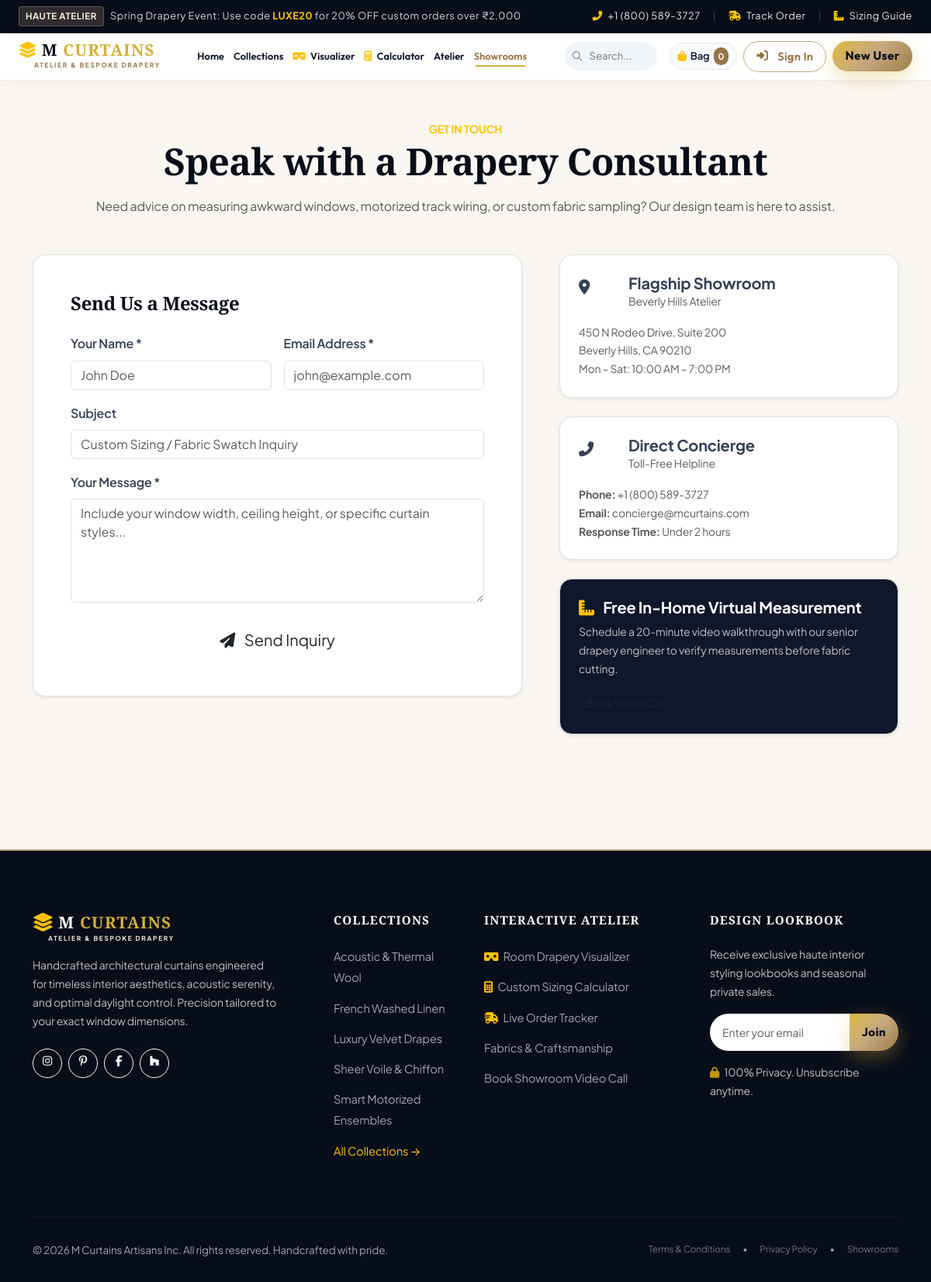
Page /contact/ on the committed database.
### apps/user_app/models.py (models this page shows, shortened)
class Category(models.Model):
    name = models.CharField(max_length=100, unique=True)
    slug = models.SlugField(max_length=120, unique=True, blank=True)
    description = models.TextField(blank=True)
    image = models.FileField(upload_to='categories/', blank=True, null=True)
    image_url = models.URLField(max_length=500, blank=True, help_text="Direct URL fallback for category banner")
    is_featured = models.BooleanField(default=False)
    created_at = models.DateTimeField(auto_now_add=True)
    class Meta:
        verbose_name_plural = 'Categories'
        ordering = ['name']

### apps/user_app/views.py (the view)
# urls.py: path('contact/', views.contact_view, name='contact'),
def contact_view(request):
    if request.method == 'POST':
        messages.success(request, "Thank you for contacting M Curtains Artisans. Our design concierge will contact you within 24 hours.")
        return redirect('user_app:contact')
    return render(request, 'core/contact.html')

### templates/core/contact.html (shortened to what this page needs)
{% extends 'base.html' %}
{% load static %}
{% block content %}
<div class="container py-5">
  <div class="text-center max-w-700 mx-auto mb-5">
    <span class="text-uppercase fw-bold small text-warning letter-spacing-1">Get in Touch</span>
    <h1 class="display-5 fw-bold font-serif mb-3">Speak with a Drapery Consultant</h1>
    <p class="text-muted">
      Need advice on measuring awkward windows, motorized track wiring, or custom fabric sampling? Our design team is here to assist.
    </p>
  </div>
  <div class="row g-5">
    <div class="col-lg-7">
      <div class="bg-white p-4 p-md-5 rounded-4 border shadow-sm">
        <h4 class="fw-bold font-serif mb-4">Send Us a Message</h4>
        <form method="POST">
          <div class="row g-3">
            <div class="col-md-6">
              <label class="form-label fw-semibold">Your Name *</label>
              <input type="text" name="name" class="form-control" placeholder="John Doe" required>
            </div>
            <div class="col-md-6">
              <label class="form-label fw-semibold">Email Address *</label>
              <input type="email" name="email" class="form-control" placeholder="john@example.com" required>
            </div>
            <div class="col-12">
              <label class="form-label fw-semibold">Subject</label>
              <input type="text" name="subject" class="form-control" placeholder="Custom Sizing / Fabric Swatch Inquiry">
            </div>
            <div class="col-12">
              <label class="form-label fw-semibold">Your Message *</label>
              <textarea name="message" class="form-control" rows="5" placeholder="Include your window width, ceiling height, or specific curtain styles..." required></textarea>
            </div>
            <div class="col-12">
              <button type="submit" class="btn btn-gold btn-lg w-100 mt-2">
                <i class="fas fa-paper-plane me-2"></i> Send Inquiry
              </button>
            </div>
          </div>
        </form>
      </div>
    </div>
    <div class="col-lg-5">
      <div class="d-flex flex-column gap-4">
        <div class="p-4 bg-white rounded-4 border shadow-sm">
          <div class="d-flex align-items-center gap-3 mb-3">
            <div class="feature-icon-circle mb-0" style="width: 48px; height: 48px; font-size: 1.2rem;">
              <i class="fas fa-map-marker-alt"></i>
            </div>
            <div>
              <h5 class="fw-bold mb-0">Flagship Showroom</h5>
              <div class="small text-muted">Beverly Hills Atelier</div>
            </div>
          </div>
          <p class="small text-muted mb-0">
            450 N Rodeo Drive, Suite 200<br>
            Beverly Hills, CA 90210<br>
            Mon – Sat: 10:00 AM – 7:00 PM
          </p>
        </div>
        <div class="p-4 bg-white rounded-4 border shadow-sm">
          <div class="d-flex align-items-center gap-3 mb-3">
            <div class="feature-icon-circle mb-0" style="width: 48px; height: 48px; font-size: 1.2rem;">
              <i class="fas fa-phone-alt"></i>
            </div>
            <div>
              <h5 class="fw-bold mb-0">Direct Concierge</h5>
              <div class="small text-muted">Toll-Free Helpline</div>
            </div>
          </div>
          <p class="small text-muted mb-0">
            <strong>Phone:</strong> +1 (800) 589-3727<br>
            <strong>Email:</strong> concierge@mcurtains.com<br>
            <strong>Response Time:</strong> Under 2 hours
          </p>
        </div>
        <div class="p-4 bg-navy text-white rounded-4 border shadow-sm" style="background: #0f172a;">
          <h5 class="fw-bold text-white mb-2"><i class="fas fa-ruler-combined text-warning me-2"></i> Free In-Home Virtual Measurement</h5>
          <p class="small text-light opacity-75 mb-3">
            Schedule a 20-minute video walkthrough with our senior drapery engineer to verify measurements before fabric cutting.
          </p>
          <a href="mailto:concierge@mcurtains.com" class="btn btn-gold btn-sm">Book Video Call</a>
        </div>
      </div>
    </div>
  </div>
</div>
{% endblock %}

### templates/base.html (shortened to what this page needs)
{% load static %}
<!DOCTYPE html>
<html lang="en">
<head>
  <link rel="stylesheet" href="https://cdnjs.cloudflare.com/ajax/libs/font-awesome/6.5.1/css/all.min.css">
  <link href="https://cdn.jsdelivr.net/npm/bootstrap@5.3.3/dist/css/bootstrap.min.css" rel="stylesheet">
  <link rel="stylesheet" href="{% static 'css/main.css' %}">
</head>
<body>
  <div class="top-bar">
    <div class="container-fluid px-3 px-xxl-5 px-xl-4 d-flex justify-content-between align-items-center">
      <div class="d-flex align-items-center gap-2">
        <span class="top-bar-badge d-none d-md-inline-block">HAUTE ATELIER</span>
        <span>
          Spring Drapery Event: Use code <strong class="text-warning">LUXE20</strong> for 20% OFF custom orders over ₹2,000
        </span>
      </div>
      <div class="d-flex align-items-center gap-3">
        <a href="tel:+18005893727" class="d-none d-lg-inline-block"><i class="fas fa-phone-alt me-1 text-warning"></i> +1 (800) 589-3727</a>
        <span class="opacity-25 d-none d-lg-inline-block">|</span>
        <a href="{% url 'orders:track_order' %}"><i class="fas fa-shipping-fast me-1 text-warning"></i> Track Order</a>
        <span class="opacity-25">|</span>
        <a href="{% url 'core:measurement_guide' %}"><i class="fas fa-ruler-combined me-1 text-warning"></i> Sizing Guide</a>
      </div>
    </div>
  </div>
  <header class="sticky-top">
    <nav class="navbar navbar-expand-xl luxe-navbar">
      <div class="container-fluid px-2 px-sm-3 px-xl-4 px-xxl-5">
        <a class="brand-logo-container" href="{% url 'core:home' %}">
          <div class="brand-logo-title">
            <i class="fas fa-layer-group text-warning"></i>
            <span>M <span class="gold-accent">CURTAINS</span></span>
          </div>
          <div class="brand-logo-subtitle">Atelier & Bespoke Drapery</div>
        </a>
        <div class="collapse navbar-collapse" id="navbarMain">
          <ul class="navbar-nav mx-auto mb-2 mb-xl-0 align-items-xl-center">
            <li class="nav-item">
              <a class="nav-link nav-link-luxe {% if request.resolver_match.url_name == 'home' %}active{% endif %}" href="{% url 'core:home' %}">Home</a>
            </li>
            <li class="nav-item dropdown position-static">
              <a class="nav-link nav-link-luxe dropdown-toggle" href="#" role="button" data-bs-toggle="dropdown" aria-expanded="false">
                Collections
              </a>
            </li>
            <li class="nav-item">
              <a class="nav-link nav-link-luxe {% if request.resolver_match.url_name == 'room_visualizer' %}active{% endif %}" href="{% url 'core:room_visualizer' %}">
                <i class="fas fa-vr-cardboard text-warning me-1"></i> Visualizer
              </a>
            </li>
            <li class="nav-item">
              <a class="nav-link nav-link-luxe {% if request.resolver_match.url_name == 'measurement_guide' %}active{% endif %}" href="{% url 'core:measurement_guide' %}">
                <i class="fas fa-calculator text-warning me-1"></i> Calculator
              </a>
            </li>
            <li class="nav-item">
              <a class="nav-link nav-link-luxe {% if request.resolver_match.url_name == 'about' %}active{% endif %}" href="{% url 'core:about' %}">Atelier</a>
            </li>
            <li class="nav-item">
              <a class="nav-link nav-link-luxe {% if request.resolver_match.url_name == 'contact' %}active{% endif %}" href="{% url 'core:contact' %}">Showrooms</a>
            </li>
          </ul>
          <div class="navbar-search-wrapper me-2 d-none d-lg-block">
            <input type="text" class="navbar-search-input" id="navbarSearchInput" placeholder="Search...">
          </div>
          <div class="d-flex align-items-center gap-2 flex-shrink-0 ms-auto ms-xl-2">
            <a href="{% url 'cart:cart_detail' %}" class="nav-action-pill" title="Shopping Bag">
              <i class="fas fa-shopping-bag text-warning"></i>
              <span>Bag</span>
              <span class="nav-cart-badge" id="cartCountBadge">{{ cart_total_items|default:"0" }}</span>
            </a>
            {% if user.is_authenticated %}
              <div class="dropdown flex-shrink-0">
                <a href="#" class="nav-action-pill dropdown-toggle no-caret" data-bs-toggle="dropdown" title="Client Account: {{ user.get_full_name|default:user.username }}">
                  <i class="fas fa-user-circle text-dark"></i>
                  <span class="user-display-name">{{ user.get_full_name|default:user.first_name|default:user.username }}</span>
                </a>
                <ul class="dropdown-menu dropdown-menu-end shadow-lg border-0 rounded-4 p-2 mt-2">
                  <li class="px-3 py-2 border-bottom">
                    <div class="fw-bold text-dark">{{ user.get_full_name|default:user.first_name|default:user.username }}</div>
                    <div class="small text-muted" style="font-size: 0.75rem;">{{ user.email }}</div>
                  </li>
                  {% if user.is_staff %}
                    <li>
                      <a class="dropdown-item py-2 text-warning fw-semibold" href="{% url 'store_admin:dashboard' %}">
                        <i class="fas fa-crown me-2"></i> Admin Management Portal
                      </a>
                    </li>
                    <li><hr class="dropdown-divider"></li>
                  {% endif %}
                  <li><a class="dropdown-item py-2" href="{% url 'accounts:dashboard' %}"><i class="fas fa-tachometer-alt me-2 text-muted"></i> Client Dashboard</a></li>
                  <li><a class="dropdown-item py-2" href="{% url 'orders:order_history' %}"><i class="fas fa-box-open me-2 text-muted"></i> My Drapery Orders</a></li>
                  <li><a class="dropdown-item py-2" href="{% url 'accounts:profile' %}"><i class="fas fa-user-cog me-2 text-muted"></i> Profile Settings</a></li>
                  <li><a class="dropdown-item py-2" href="{% url 'accounts:address_list' %}"><i class="fas fa-map-marker-alt me-2 text-muted"></i> Saved Addresses</a></li>
                  <li><hr class="dropdown-divider"></li>
                  <li><a class="dropdown-item py-2 text-danger" href="{% url 'accounts:logout' %}"><i class="fas fa-sign-out-alt me-2"></i> Sign Out</a></li>
                </ul>
              </div>
            {% else %}
              <a href="{% url 'accounts:login' %}" class="btn btn-sm btn-luxe-outline-gold py-1 px-2 py-xl-2 px-xl-3 text-nowrap flex-shrink-0">
                <i class="fas fa-sign-in-alt me-1"></i> Sign In
              </a>
              <a href="{% url 'accounts:register' %}" class="btn btn-sm btn-luxe-gold py-1 px-2 py-xl-2 px-xl-3 text-nowrap flex-shrink-0">
                New User
              </a>
            {% endif %}
          </div>
        </div>
      </div>
    </nav>
  </header>
  <main>
    {% block content %}{% endblock %}
  </main>
  <footer class="luxe-footer">
    <div class="container">
      <div class="row g-5">
        <div class="col-lg-4 col-md-6">
          <a class="brand-logo-container text-white mb-3" href="{% url 'core:home' %}">
            <div class="brand-logo-title text-white">
              <i class="fas fa-layer-group text-warning fs-4"></i>
              <span>M <span class="gold-accent">CURTAINS</span></span>
            </div>
            <div class="brand-logo-subtitle" style="color: var(--gold-light);">Atelier & Bespoke Drapery</div>
          </a>
          <p class="small text-light opacity-75 pe-lg-4">
            Handcrafted architectural curtains engineered for timeless interior aesthetics, acoustic serenity, and optimal daylight control. Precision tailored to your exact window dimensions.
          </p>
          <div class="d-flex gap-2 mt-4">
            <a href="#" class="btn btn-sm btn-outline-light rounded-circle" style="width: 38px; height: 38px;"><i class="fab fa-instagram"></i></a>
            <a href="#" class="btn btn-sm btn-outline-light rounded-circle" style="width: 38px; height: 38px;"><i class="fab fa-pinterest-p"></i></a>
            <a href="#" class="btn btn-sm btn-outline-light rounded-circle" style="width: 38px; height: 38px;"><i class="fab fa-facebook-f"></i></a>
            <a href="#" class="btn btn-sm btn-outline-light rounded-circle" style="width: 38px; height: 38px;"><i class="fab fa-houzz"></i></a>
          </div>
        </div>
        <div class="col-lg-2 col-md-6 col-6">
          <h5 class="footer-title">Collections</h5>
          <ul class="footer-links">
            {% for cat in nav_categories|slice:":5" %}
              <li><a href="{% url 'products:category_detail' slug=cat.slug %}">{{ cat.name }}</a></li>
            {% endfor %}
            <li><a href="{% url 'products:product_list' %}" class="text-warning">All Collections &rarr;</a></li>
          </ul>
        </div>
        <div class="col-lg-3 col-md-6 col-6">
          <h5 class="footer-title">Interactive Atelier</h5>
          <ul class="footer-links">
            <li><a href="{% url 'core:room_visualizer' %}"><i class="fas fa-vr-cardboard text-warning me-1"></i> Room Drapery Visualizer</a></li>
            <li><a href="{% url 'core:measurement_guide' %}"><i class="fas fa-calculator text-warning me-1"></i> Custom Sizing Calculator</a></li>
            <li><a href="{% url 'orders:track_order' %}"><i class="fas fa-shipping-fast text-warning me-1"></i> Live Order Tracker</a></li>
            <li><a href="{% url 'core:about' %}">Fabrics & Craftsmanship</a></li>
            <li><a href="{% url 'core:contact' %}">Book Showroom Video Call</a></li>
          </ul>
        </div>
        <div class="col-lg-3 col-md-6">
          <h5 class="footer-title">Design Lookbook</h5>
          <p class="small text-light opacity-75">Receive exclusive haute interior styling lookbooks and seasonal private sales.</p>
          <form class="mt-3" onsubmit="event.preventDefault(); alert('Thank you for subscribing to the M Curtains lookbook!');">
            <div class="input-group">
              <input type="email" class="form-control form-control-sm border-0 rounded-start-pill ps-3" placeholder="Enter your email" required>
              <button class="btn btn-luxe-gold btn-sm rounded-end-pill px-3" type="submit">Join</button>
            </div>
          </form>
          <div class="mt-3 small text-light opacity-75">
            <i class="fas fa-lock text-warning me-1"></i> 100% Privacy. Unsubscribe anytime.
          </div>
        </div>
      </div>
      <div class="footer-bottom d-flex flex-column flex-md-row justify-content-between align-items-center gap-2">
        <div>
          &copy; 2026 M Curtains Artisans Inc. All rights reserved. Handcrafted with pride.
        </div>
        <div class="d-flex gap-3 small">
          <a href="{% url 'core:about' %}" class="text-secondary text-decoration-none">Terms & Conditions</a>
          <span>•</span>
          <a href="{% url 'core:about' %}" class="text-secondary text-decoration-none">Privacy Policy</a>
          <span>•</span>
          <a href="{% url 'core:contact' %}" class="text-secondary text-decoration-none">Showrooms</a>
        </div>
      </div>
    </div>
  </footer>
</body>
</html>

### rows in the picture
Category: name "Acoustic & Thermal Wool"
Category: name "French Washed Linen"
Category: name "Luxury Velvet Drapes"
Category: name "Sheer Voile & Chiffon"
Category: name "Smart Motorized Ensembles"

### other values in the picture
{{ cart_total_items|default:"0" }} "0"
